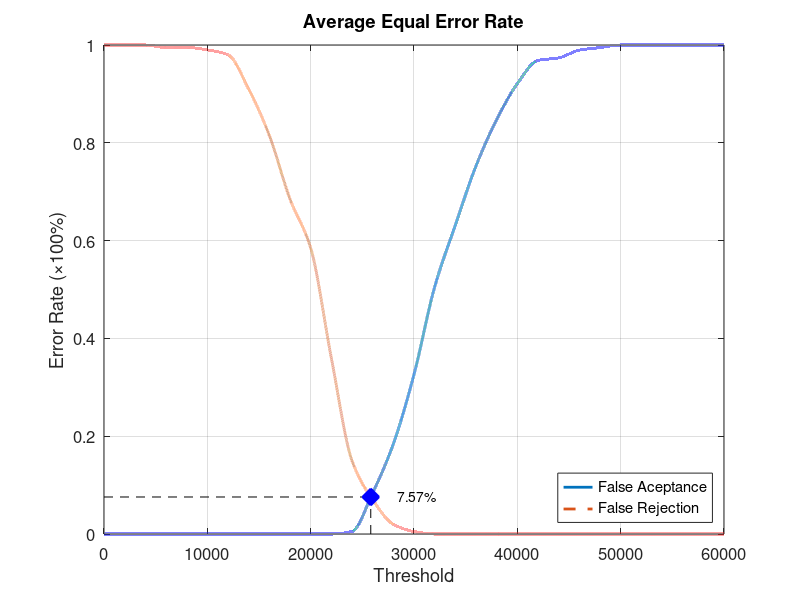
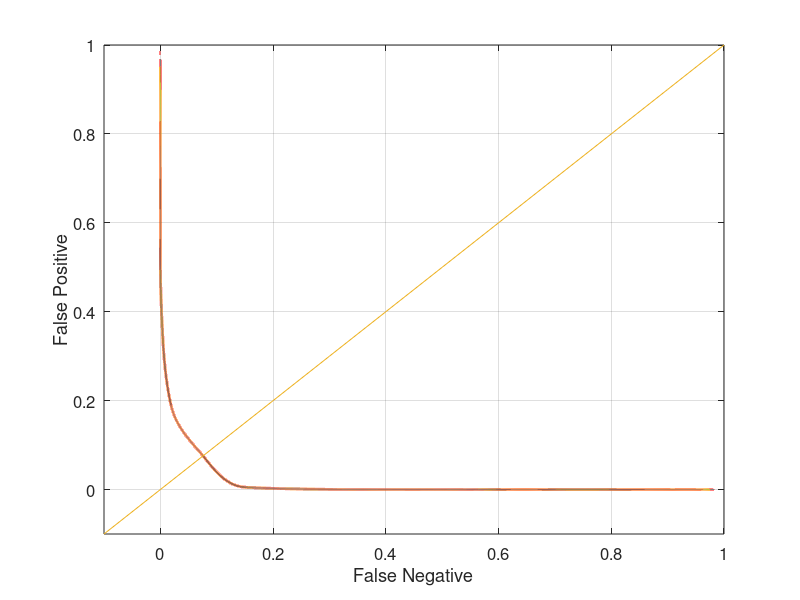

The MATLAB script that drew these images, in order:
function yEER = Database1_4
close all;
clear;
clc;
x = 0:2000:60000;
xq = 0:0.5:60000;

y0 = [0 0 0 0 0 0 0 0 0 0 0 0 0.00526316 0.0842105 0.184211 0.326316 0.505263 0.631579 0.752632 0.847368 0.921053 0.968421 0.973684 0.989474 0.994737 1 1 1 1 1 1];
yy0 = interp1(x, y0, xq, 'pchip');
y1 = [1 1 1 0.995 0.995 0.99 0.98 0.91 0.815 0.685 0.585 0.36 0.15 0.07 0.02 0.005 0 0 0 0 0 0 0 0 0 0 0 0 0 0 0];
yy1 = interp1(x, y1, xq, 'pchip');

% Calculating EER: 
y2 = abs(y0 - y1);
find(y2 == min(y2))
yy2 = abs(yy0 - yy1);
xEER = find(yy2 == min(yy2));
xEERIndex = xq(xEER) % X-axis EER
yEER = yy0(xEER) % Y-axis EER

main = figure
plot(xq, yy0,'-','LineWidth', 2);	hold on
plot(xq, yy1,'--','LineWidth', 2);	hold on
plot([xEERIndex xEERIndex], [0 yEER], 'k--');	hold on
plot([0 xEERIndex], [yEER yEER], 'k--');	hold on
plot(xEERIndex, yEER, 'bx', 'LineWidth', 10);	hold on
text(xEERIndex + 10 * xEERIndex / 100, yEER, [num2str(round((10000 * yEER)) / 100) '%'])
legend('False Aceptance', 'False Rejection', 'Location', 'SouthEast')
xlabel('Threshold')
ylabel('Error Rate (\times100%)')
title('Average Equal Error Rate')
set(gca, 'FontSize', 12)
axis([0 60000 0 1])
grid on

print(main, 'Database1_4Main', '-dpng');
FNRxFPR = figure('Color', [1 1 1]);
plot(yy1, yy0, '-', yy1, yy0, 'LineWidth', 2);
hold on
y = -0.1:0.1:1
plot(y, y); 
set(gca, 'FontSize', 12)
xlabel('False Negative')
ylabel('False Positive')
axis([-0.1 1 -0.1 1])
set(gca, 'FontSize', 12)
grid on

print(FNRxFPR, 'Database1_4FNRxFPR','-dpng');
end
